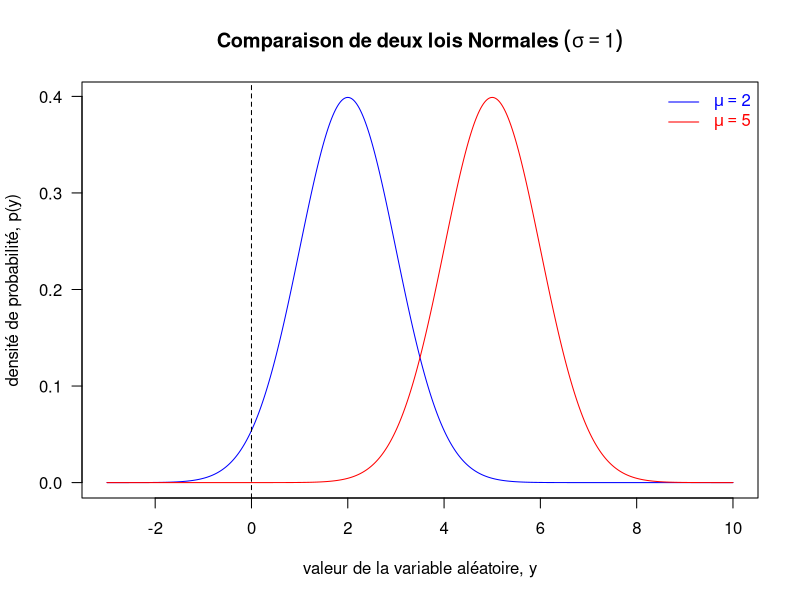
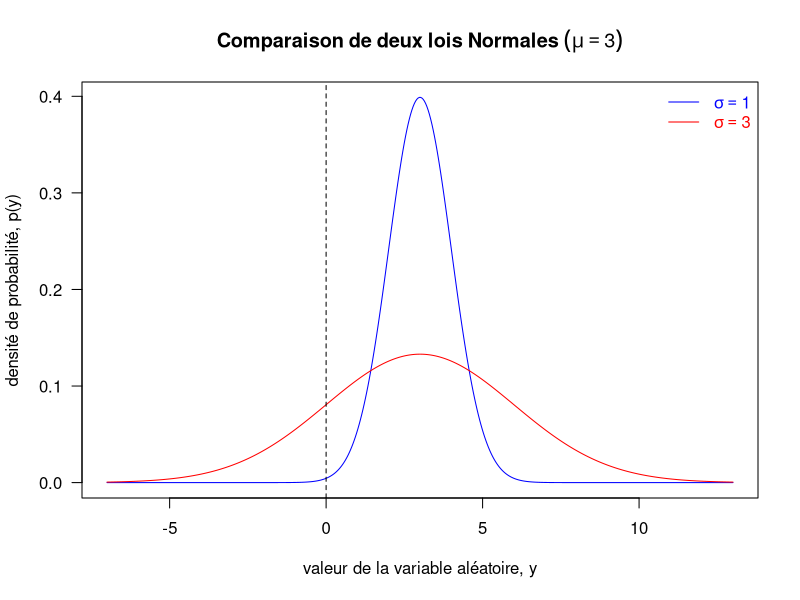
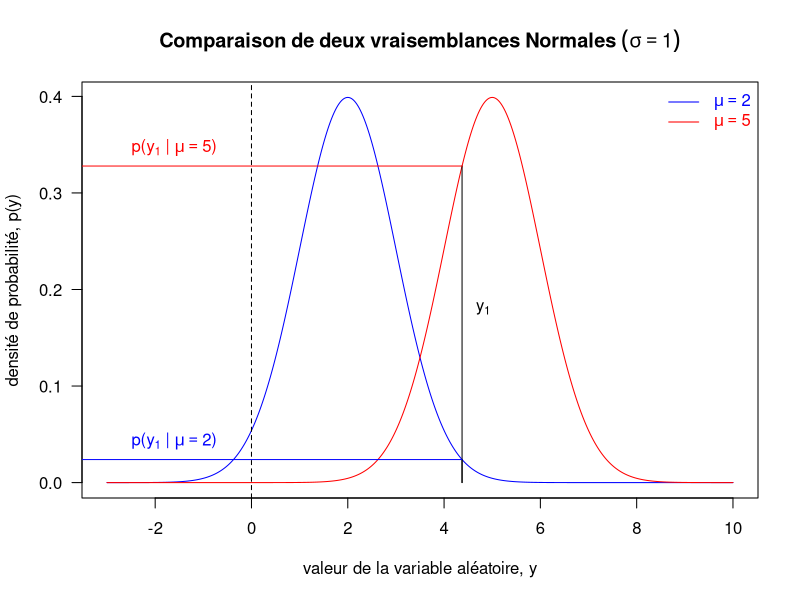
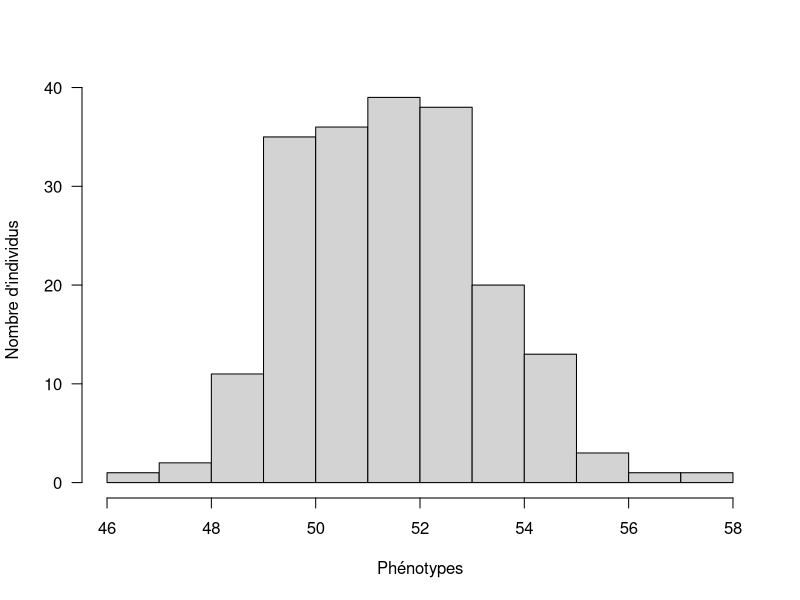
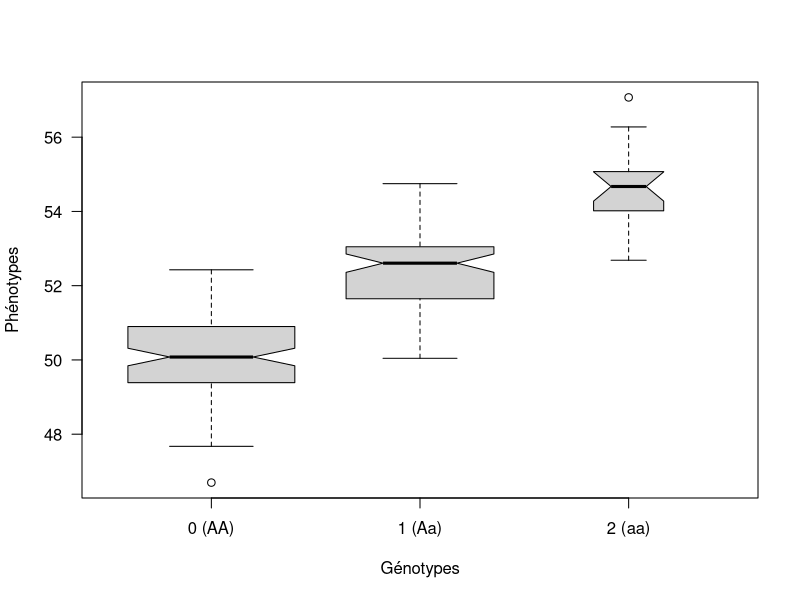
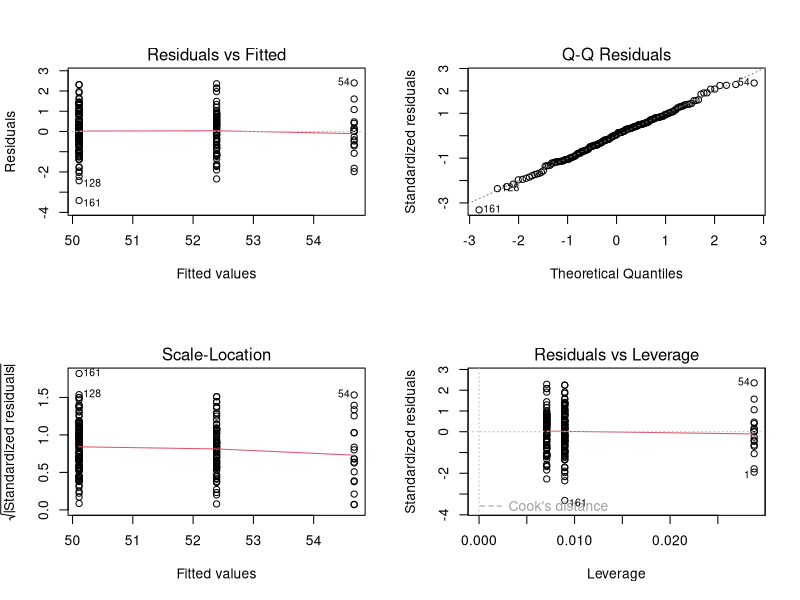
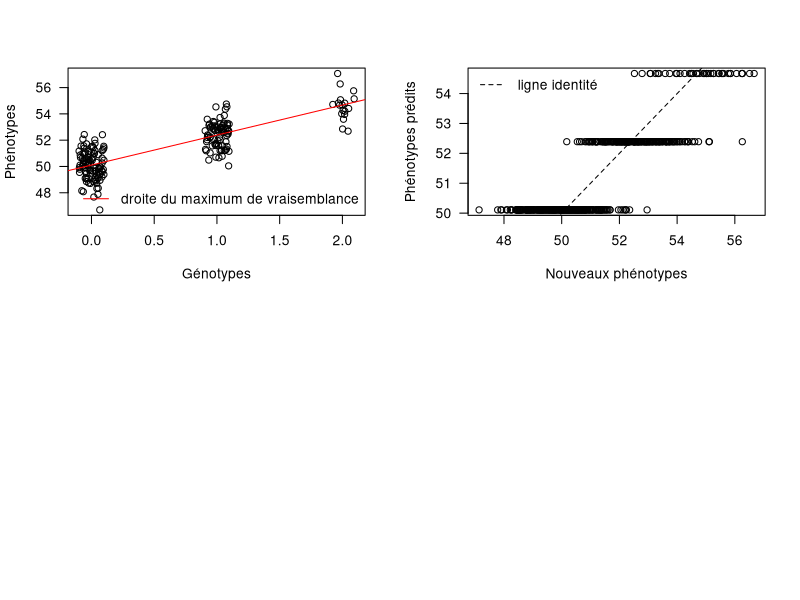

Write the R code that produced these figures, in order.
## ---- chunk 1
R.v.maj <- as.numeric(R.version$major)
R.v.min.1 <- as.numeric(strsplit(R.version$minor, "\\.")[[1]][1])
if(R.v.maj < 2 || (R.v.maj == 2 && R.v.min.1 < 15))
  stop("requires R >= 2.15", call.=FALSE)

suppressPackageStartupMessages(library(knitr))
opts_chunk$set(echo=TRUE, warning=TRUE, message=TRUE, cache=FALSE)

options(digits=3)
## ---- chunk 2
suppressPackageStartupMessages(library(MASS))
## ---- chunk 3
set.seed(1)
y <- rnorm(n=3, mean=5, sd=1)
## ---- chunk 4
x <- seq(from=-3, to=10, length.out=500)
plot(x=x, y=dnorm(x=x, mean=2, sd=1), type="l", col="blue", las=1,
     main=expression(bold(Comparaison~de~deux~lois~Normales~(sigma==1))),
     xlab="valeur de la variable aléatoire, y",
     ylab="densité de probabilité, p(y)")
points(x=x, y=dnorm(x=x, mean=5, sd=1), type="l", col="red")
abline(v=0, lty=2)
legend("topright", legend=c(expression(mu==2), expression(mu==5)),
       col=c("blue", "red"), text.col=c("blue", "red"), lty=1, bty="n")
## ---- chunk 5
x <- seq(from=-7, to=13, length.out=500)
plot(x=x, y=dnorm(x=x, mean=3, sd=1), type="l", col="blue", las=1,
     main=expression(bold(Comparaison~de~deux~lois~Normales~(mu==3))),
     xlab="valeur de la variable aléatoire, y",
     ylab="densité de probabilité, p(y)")
points(x=x, y=dnorm(x=x, mean=3, sd=3), type="l", col="red")
abline(v=0, lty=2)
legend("topright", legend=c(expression(sigma==1), expression(sigma==3)),
       col=c("blue", "red"), text.col=c("blue", "red"), lty=1, bty="n")
## ---- chunk 6
x <- seq(from=-3, to=10, length.out=500)
plot(x=x, y=dnorm(x=x, mean=2, sd=1), type="l", col="blue", las=1,
     main=expression(bold(Comparaison~de~deux~vraisemblances~Normales~(sigma==1))),
     xlab="valeur de la variable aléatoire, y",
     ylab="densité de probabilité, p(y)")
points(x=x, y=dnorm(x=x, mean=5, sd=1), type="l", col="red")
abline(v=0, lty=2)
legend("topright", legend=c(expression(mu==2), expression(mu==5)),
       col=c("blue", "red"), text.col=c("blue", "red"), lty=1, bty="n")
segments(x0=y[1], y0=0, x1=y[1], y1=dnorm(x=y[1], mean=2, sd=1))
segments(x0=y[1], y0=0, x1=y[1], y1=dnorm(x=y[1], mean=5, sd=1))
segments(x0=y[1], y0=dnorm(x=y[1], mean=2, sd=1),
         x1=-5, y1=dnorm(x=y[1], mean=2, sd=1), col="blue")
segments(x0=y[1], y0=dnorm(x=y[1], mean=5, sd=1),
         x1=-5, y1=dnorm(x=y[1], mean=5, sd=1), col="red")
text(x=1.1*y[1], y=0.18, labels=expression(y[1]))
text(x=-1.6, y=dnorm(x=y[1], mean=2, sd=1), col="blue", pos=3,
     labels=expression(paste("p(",y[1]," | ",mu==2,")")))
text(x=-1.6, y=dnorm(x=y[1], mean=5, sd=1), col="red", pos=3,
     labels=expression(paste("p(",y[1]," | ",mu==5,")")))
## ---- chunk 7
compute.log.likelihood <- function(parameters, data){
  mu <- parameters[1]
  sigma <- parameters[2]
  y <- data
  n <- length(y)
  log.lik <- - n * log(sigma) - (n/2) * log(2 * pi) - sum(((y - mu)^2) / (2 * sigma^2))
  return(log.lik)
}

compute.log.likelihood(c(5,1), y)
compute.log.likelihood(c(2,1), y)
## ---- chunk 8
sum(dnorm(x=y, mean=5, sd=1, log=TRUE))
sum(dnorm(x=y, mean=2, sd=1, log=TRUE))
## ---- chunk 9
set.seed(1866) # année de parution de l'article de Mendel fondant la génétique
## ---- chunk 10
n <- 200
## ---- chunk 11
mu <- 50
## ---- chunk 12
##' Genotype frequencies
##'
##' Calculate the genotype frequencies at a locus assuming the Hardy-Weinberg equilibrium
##' (https://en.wikipedia.org/wiki/Hardy%E2%80%93Weinberg_principle).
##' @param maf frequency of the minor allele, a
##' @return vector of genotype frequencies
##' @author Timothee Flutre
calcGenoFreq <- function(maf){
  stopifnot(is.numeric(maf), length(maf) == 1, maf >= 0, maf <= 0.5)
  geno.freq <- c((1 - maf)^2,
                2 * (1 - maf) * maf,
                maf^2)
  names(geno.freq) <- c("AA", "Aa", "aa")
  return(geno.freq)
}

f <- 0.3
genotypes <- sample(x=c(0,1,2), size=n, replace=TRUE, prob=calcGenoFreq(f))
## ---- chunk 13
table(genotypes)
sum(genotypes) / (2 * n) # estimate of the MAF
var(genotypes) # important for the estimate of beta
## ---- chunk 14
(beta <- rnorm(n=1, mean=2, sd=1))
## ---- chunk 15
sigma <- 1
errors <- rnorm(n=n, mean=0, sd=sigma)
## ---- chunk 16
phenotypes <- mu + beta * genotypes + errors
## ---- chunk 17
dat <- data.frame(x=genotypes, y=phenotypes)
summary(dat)
## ---- chunk 18
hist(phenotypes, breaks="FD", las=1, main="",
     xlab="Phénotypes", ylab="Nombre d'individus")
## ---- chunk 19
boxplot(phenotypes ~ genotypes, varwidth=TRUE, notch=TRUE,
        xlab="Génotypes", ylab="Phénotypes", las=1, xaxt="n")
axis(side=1, at=1:3, labels=c("0 (AA)", "1 (Aa)", "2 (aa)"))
## ---- chunk 20
fit <- lm(y ~ x, data=dat)
## ---- chunk 21
par(mfrow=c(2,2))
plot(fit)
## ---- chunk 22
summary(fit)
## ---- chunk 23
plot(phenotypes ~ jitter(genotypes, factor=0.5), las=1,
     xlab="Génotypes", ylab="Phénotypes")
abline(a=coefficients(fit)[1], b=coefficients(fit)[2], col="red")
legend("bottomright", legend="droite du maximum de vraisemblance",
       col="red", lty=1, bty="n")
## ---- chunk 24
negLogLik <- function(mu, beta, sigma){
  - sum(dnorm(x=dat$y, mean=mu + beta * dat$x, sd=sigma, log=TRUE))
}
## ---- chunk 25
library(stats4)
fit2 <- mle(negLogLik, start=list(mu=mean(dat$y), beta=0, sigma=1),
            method="L-BFGS-B", nobs=nrow(dat),
            lower=c(-Inf,-Inf,10^(-6)), upper=c(+Inf,+Inf,+Inf))
summary(fit2)
## ---- chunk 26
summary(fit)$r.squared
## ---- chunk 27
(coefficients(fit)[2]^2 * var(dat$x)) /
  (coefficients(fit)[2]^2 * var(dat$x) + summary(fit)$sigma^2)
## ---- chunk 28
beta
## ---- chunk 29
(beta.hat <- coefficients(fit)[2])
## ---- chunk 30
(rmse.beta <- sqrt((beta.hat - beta)^2))
## ---- chunk 31
y <- phenotypes
y.hat <- (coefficients(fit)[1] + coefficients(fit)[2] * genotypes)
errors <- y - y.hat
(rmse.y <- sqrt(mean(errors^2)))
## ---- chunk 32
errors <- phenotypes - predict(fit)
(rmse.y <- sqrt(mean(errors^2)))
## ---- chunk 33
set.seed(1944) # année de découverte de l'ADN comme support des gènes
n.tilde <- 500
x.new <- sample(x=c(0,1,2), size=n.tilde, replace=TRUE, prob=calcGenoFreq(f))
y.new <- mu + beta * x.new + rnorm(n=n.tilde, mean=0, sd=sigma)
## ---- chunk 34
y.tilde <- (coefficients(fit)[1] + coefficients(fit)[2] * x.new)
## ---- chunk 35
errors <- y.new - y.tilde
(rmspe <- sqrt(mean(errors^2)))
## ---- chunk 36
plot(x=y.new, y=y.tilde, las=1, xlab="Nouveaux phénotypes",
     ylab="Phénotypes prédits")
abline(a=0, b=1, lty=2)
legend("topleft", legend="ligne identité", lty=2, bty="n")
## ---- chunk 37
print(sessionInfo(), locale=FALSE)
